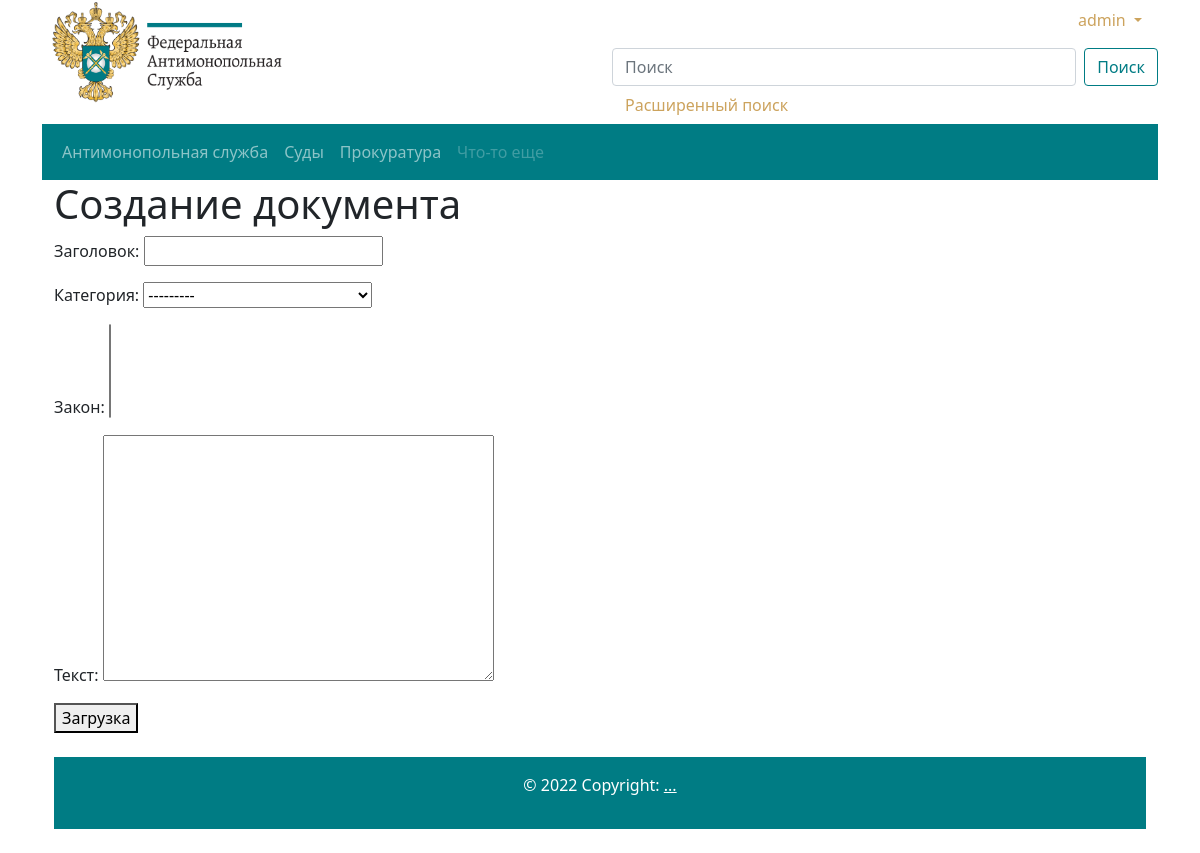
Before: /create/ (signed in) with the older database file.
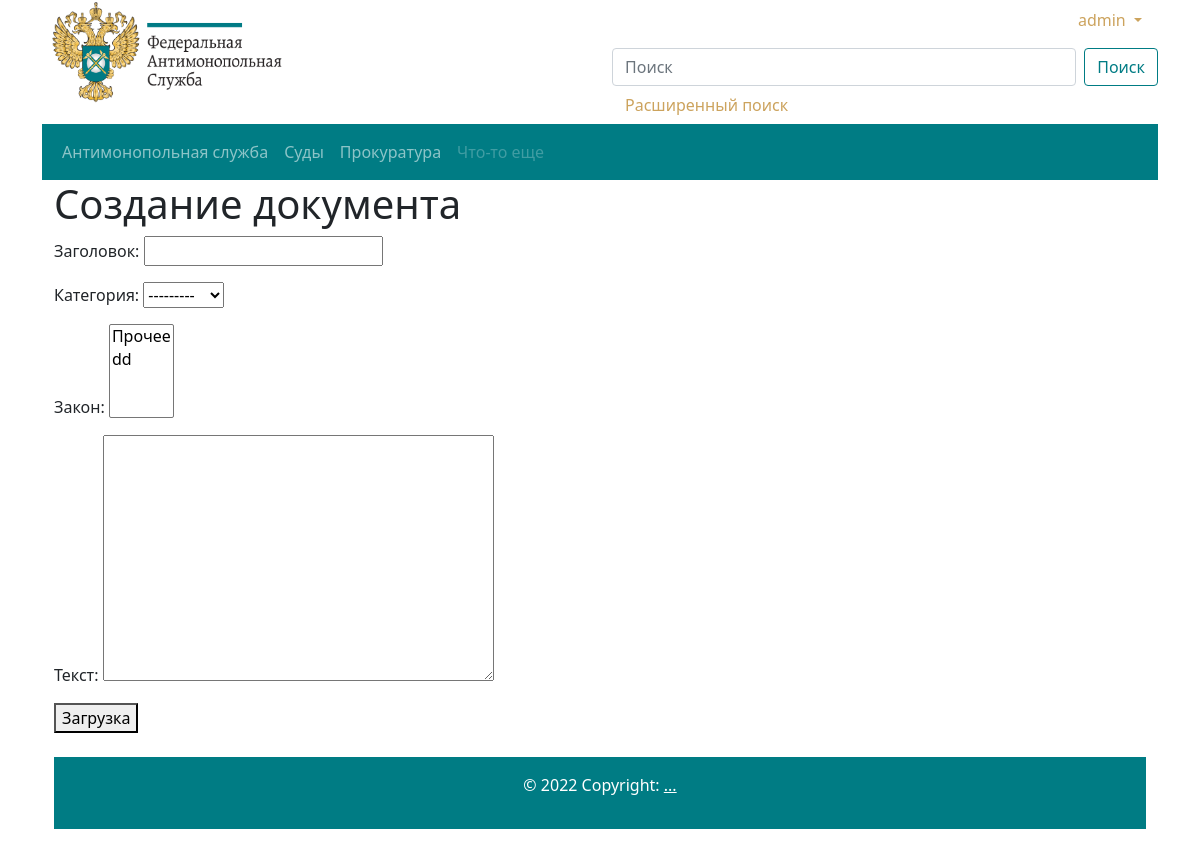
After: the same page with the newer database file.
### base/views.py (the view)
class DocumentCreate(LoginRequiredMixin, CreateView):
    model = DocumentForm
    form_class = DocumentForm
    extra_context = {'documents': Document.objects.all()}
    template_name = 'base/createdocument.html'
    success_url = '/'

### base/forms.py
class DocumentForm(ModelForm):
    class Meta:
        model = Document
        fields = ['title', 'category', 'law', 'text']

### base/models.py (called while the page is built)
    def __str__(self):
        return self.title

    def __str__(self):
        return self.title

### base/templates/base/createdocument.html (shortened to what this page needs)
{% extends 'base.html' %}
{% block content %}
    <h1> Создание документа</h1>
    <form method="POST" enctype="multipart/form-data">
        {{ form.as_p }}
        <button type="submit">Загрузка</button>
    </form>
{% endblock content %}

Changed rows visible on the page:
changed Category: title "Антимонопольная служба" → "Прочее" (drawn)
Other visible differences:
form field law: (not shown) → "Прочее / dd"
